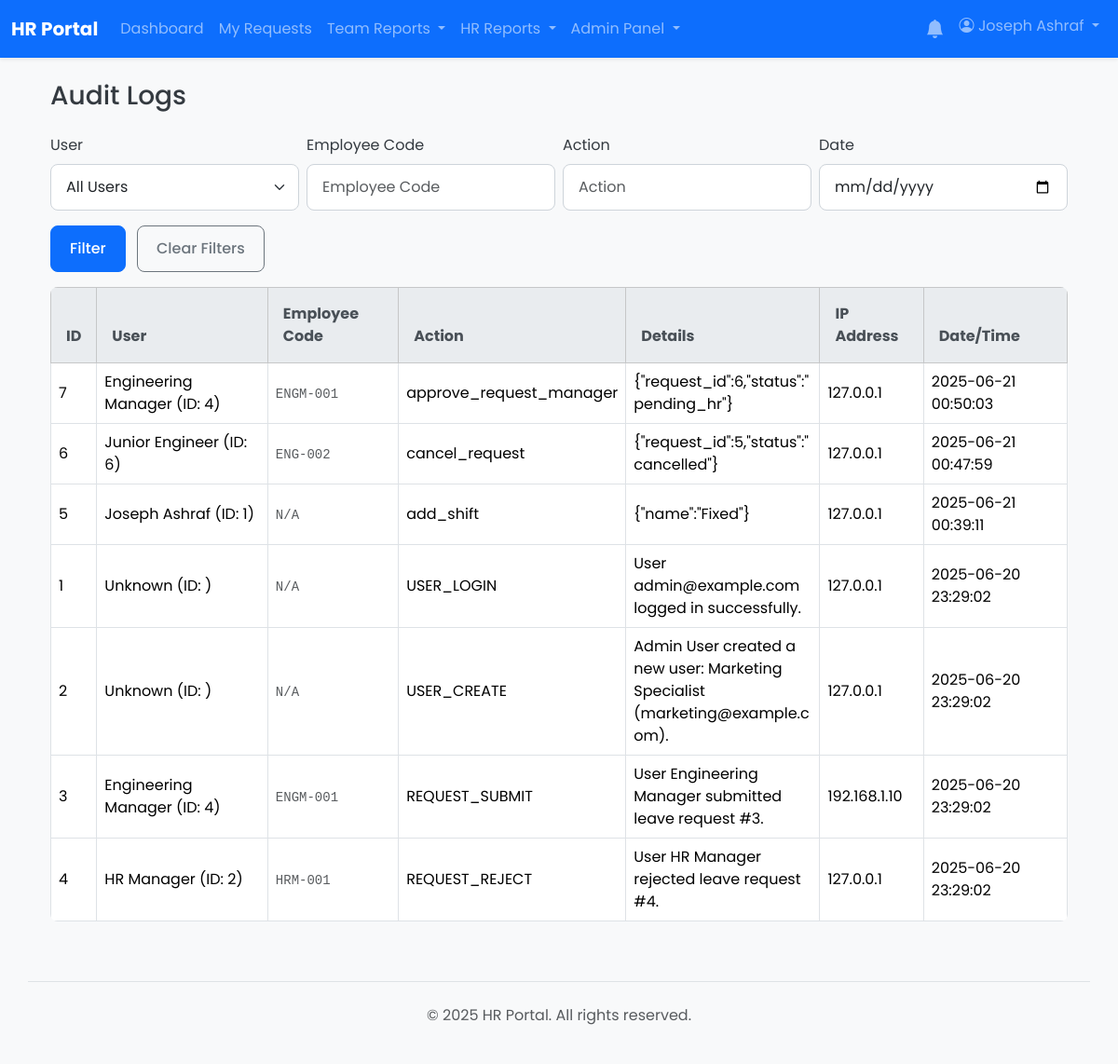
/admin/audit_logs.php (signed in), run on the app's committed database.
### tables this page shows
CREATE TABLE `audit_logs` (
  `id` int(11) NOT NULL,
  `user_id` int(11) DEFAULT NULL,
  `action` varchar(255) NOT NULL,
  `details` text DEFAULT NULL,
  `ip_address` varchar(45) DEFAULT NULL,
  `created_at` timestamp NOT NULL DEFAULT current_timestamp()
);

CREATE TABLE `users` (
  `id` int(11) NOT NULL,
  `employee_code` varchar(50) DEFAULT NULL,
  `full_name` varchar(255) NOT NULL,
  `email` varchar(255) NOT NULL,
  `password` varchar(255) NOT NULL,
  `role` enum('user','manager','hr','hr_manager','admin') NOT NULL DEFAULT 'user',
  `shift_id` int(11) DEFAULT NULL,
  `department_id` int(11) DEFAULT NULL,
  `direct_manager_id` int(11) DEFAULT NULL,
  `is_active` tinyint(1) NOT NULL DEFAULT 1,
  `must_change_password` tinyint(1) NOT NULL DEFAULT 0,
  `created_at` timestamp NOT NULL DEFAULT current_timestamp(),
  `updated_at` timestamp NOT NULL DEFAULT current_timestamp() ON UPDATE current_timestamp()
);

### admin/audit_logs.php (the view, shortened to what this page needs)
<?php
require_once __DIR__ . '/../app/core/database.php';
include __DIR__ . '/../app/templates/header.php';
$page = isset($_GET['page']) ? max(1, intval($_GET['page'])) : 1;
$page_size = 25;
$offset = ($page - 1) * $page_size;
$where = [];
$params = [];
$where_sql = $where ? 'WHERE ' . implode(' AND ', $where) : '';
$sql = "SELECT al.*, u.full_name, u.employee_code FROM audit_logs al LEFT JOIN users u ON al.user_id = u.id {$where_sql} ORDER BY al.created_at DESC LIMIT {$page_size} OFFSET {$offset}";
$stmt = $pdo->prepare($sql);
$stmt->execute($params);
$audit_logs = $stmt->fetchAll(PDO::FETCH_ASSOC);
?>
<div class="container mt-4">
    <h1 class="h3 mb-4">Audit Logs</h1>
    <form class="row g-2 mb-3" method="get">
        <div class="col-md-3">
            <label for="user_id" class="form-label">User</label>
            <select class="form-select" id="user_id" name="user_id">
                <option value="">All Users</option>
            </select>
        </div>
        <div class="col-md-3">
            <label for="employee_code" class="form-label">Employee Code</label> <input type="text" name="employee_code" class="form-control" placeholder="Employee Code" value="<?= htmlspecialchars($_GET['employee_code'] ?? '') ?>">
        </div>
        <div class="col-md-3">
            <label for="action" class="form-label">Action</label>
            <input type="text" name="action" class="form-control" placeholder="Action" value="<?= htmlspecialchars($_GET['action'] ?? '') ?>">
        </div>
        <div class="col-md-3">
            <label for="date" class="form-label">Date</label>
            <input type="date" name="date" class="form-control" value="<?= htmlspecialchars($_GET['date'] ?? '') ?>">
        </div>
        <div class="col-12 mt-3">
            <button type="submit" class="btn btn-primary me-2">Filter</button>
            <a href="audit_logs.php" class="btn btn-outline-secondary">Clear Filters</a>
        </div>
    </form>
    <div class="table-responsive">
        <table class="table table-bordered table-hover align-middle">
            <thead class="table-light">
                <tr>
                    <th>ID</th>
                    <th>User</th>
                    <th>Employee Code</th> <th>Action</th>
                    <th>Details</th>
                    <th>IP Address</th>
                    <th>Date/Time</th>
                </tr>
            </thead>
            <tbody>
                <?php if (empty($audit_logs)): ?>
                    <tr><td colspan="7" class="text-center text-muted">No audit logs found.</td></tr> <?php else: ?>
                    <?php foreach ($audit_logs as $log): ?>
                        <tr>
                            <td><?= htmlspecialchars($log['id']) ?></td>
                            <td><?= htmlspecialchars($log['full_name'] ?? 'Unknown') ?> (ID: <?= htmlspecialchars($log['user_id']) ?>)</td>
                            <td><code class="text-muted"><?= htmlspecialchars($log['employee_code'] ?? 'N/A') ?></code></td> <td><?= htmlspecialchars($log['action']) ?></td>
                            <td style="max-width:300px; word-break:break-word; white-space:pre-wrap;"><?= htmlspecialchars($log['details']) ?></td>
                            <td><?= htmlspecialchars($log['ip_address']) ?></td>
                            <td><?= htmlspecialchars($log['created_at']) ?></td>
                        </tr>
                    <?php endforeach; ?>
                <?php endif; ?>
            </tbody>
        </table>
    </div>
</div>
<?php include __DIR__ . '/../app/templates/footer.php'; ?>

### css/style.css (style rules this page uses)
* { box-sizing: border-box; }
html, body { height: 100%; margin: 0; padding: 0; }
body { font-family: 'Poppins', sans-serif; background-color: #f0f2f5; color: #343a40; }
a { color: #007bff; text-decoration: none; transition: color 0.2s ease-in-out; }
.form-control, .form-select { border-radius: 0.5rem; border: 1px solid #ced4da; padding: 0.75rem 1rem; }
.btn { border-radius: 0.5rem; font-weight: 500; padding: 0.75rem 1.25rem; }
.table { border-radius: 0.5rem; overflow: hidden; }
.table thead th { background-color: #e9ecef; color: #495057; border-bottom: none; padding: 1rem; }
.mb-4 { margin-bottom: 1.5rem !important; }
.mt-4 { margin-top: 1.5rem !important; }

### data on the page
audit_logs: id "7", user.full_name "Engineering Manager", user "4", user.employee_code "ENGM-001", action "approve_request_manager", details "{\"request_id\":6,\"status\":\"pending_hr\"}", ip_address "127.0.0.1", created_at "2025-06-21 00:50:03"
audit_logs: id "6", user.full_name "Junior Engineer", user "6", user.employee_code "ENG-002", action "cancel_request", details "{\"request_id\":5,\"status\":\"cancelled\"}", ip_address "127.0.0.1", created_at "2025-06-21 00:47:59"
audit_logs: id "5", user.full_name "Joseph Ashraf", user "1", user.employee_code "N/A", action "add_shift", details "{\"name\":\"Fixed\"}", ip_address "127.0.0.1", created_at "2025-06-21 00:39:11"
audit_logs: id "1", full_name "Unknown", employee_code "N/A", action "USER_LOGIN", details "User admin@example.com logged in successfully.", ip_address "127.0.0.1", created_at "2025-06-20 23:29:02"
audit_logs: id "2", full_name "Unknown", employee_code "N/A", action "USER_CREATE", details "Admin User created a new user: Marketing Specialist (marketing@example.com).", ip_address "127.0.0.1", created_at "2025-06-20 23:29:02"
audit_logs: id "3", user.full_name "Engineering Manager", user "4", user.employee_code "ENGM-001", action "REQUEST_SUBMIT", details "User Engineering Manager submitted leave request #3.", ip_address "192.168.1.10", created_at "2025-06-20 23:29:02"
audit_logs: id "4", user.full_name "HR Manager", user "2", user.employee_code "HRM-001", action "REQUEST_REJECT", details "User HR Manager rejected leave request #4.", ip_address "127.0.0.1", created_at "2025-06-20 23:29:02"

### other printed values
SITE_NAME "HR Portal"
$_SESSION['full_name'] "Joseph Ashraf"
